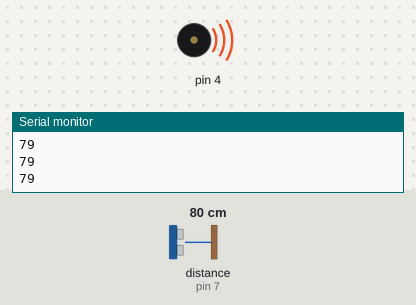
This sketch was run on a simulated Arduino Uno, built with avr-gcc and run on an emulated ATmega328P. Parts: buzzer (waves = sounding), the last lines printed to the serial monitor. Wiring (inferred from the names in the program): ultrasonic range finder: trigger pin 8; echo pin 7. The inputs (shaded band) are chosen by the test bench; at power-on: distance to the obstacle (sensor on pin 7) 80 cm. The echo pulse lasts 58.3 µs per cm.

Above: at 1.3 s.
1.4 s: distance to the obstacle (sensor on pin 7) set to 97 cm
4.5 s: distance to the obstacle (sensor on pin 7) set to 106 cm
At 6.1 s:
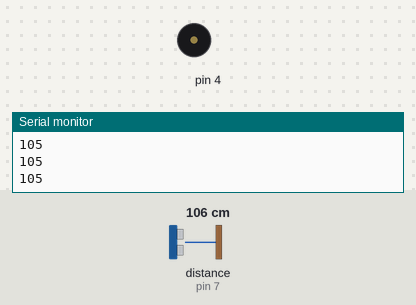
6.4 s: distance to the obstacle (sensor on pin 7) set to 35 cm
At 6.8 s:
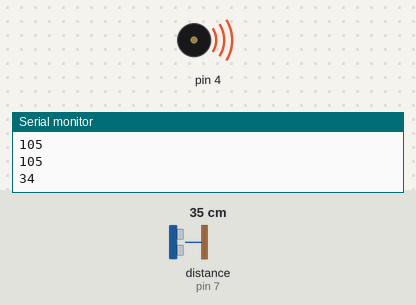
9.5 s: distance to the obstacle (sensor on pin 7) set to 120 cm
At 10.1 s:
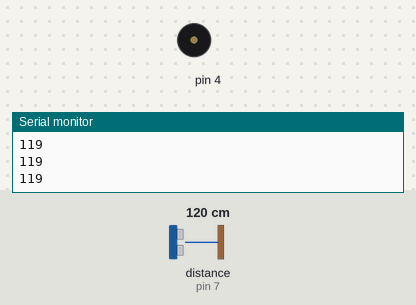
Timing chart, 0 to 12.1 s (numbered marks = the images above; inputs shaded):
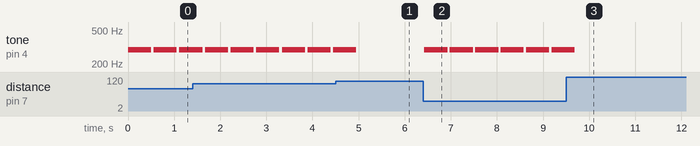

Measured:
- the behaviour switches between 100 and 101 cm on distance to the obstacle (sensor on pin 7) (found by bisection; images 0 and 1)
- after the input at 4.5 s, tone on pin 4: goes on until 5.0 s, then stays silent
- after the input at 6.4 s, tone on pin 4: alternates 293 Hz for 0.50 s and silent for 0.05 s, starting at once
- after the input at 9.5 s, tone on pin 4: goes on until 9.7 s, then stays silent
- by itself, tone on pin 4: alternates 293 Hz for 0.50 s and silent for 0.06 s

The sketch:

demo1.ino
```cpp
#define trigPin 8
#define echoPin 7
long duration, distance;

void setup() {
  Serial.begin(9600);
  pinMode(trigPin, OUTPUT);
  pinMode(echoPin, INPUT);
}

void beep(int l){
  tone(4, 293, l);
  delay(l);
  noTone(4);
}

void loop() {
  digitalWrite(trigPin, LOW);
  delayMicroseconds(2);
  digitalWrite(trigPin, HIGH);
  delayMicroseconds(10);
  digitalWrite(trigPin, LOW);
  duration = pulseIn(echoPin, HIGH);
  distance = duration/58.2;
  Serial.println(distance);
  if(distance < 100 && distance > 30){
    beep(500);
  }
  else if(distance <= 30){
    beep(250);
  }
  delay(50);
}
```
